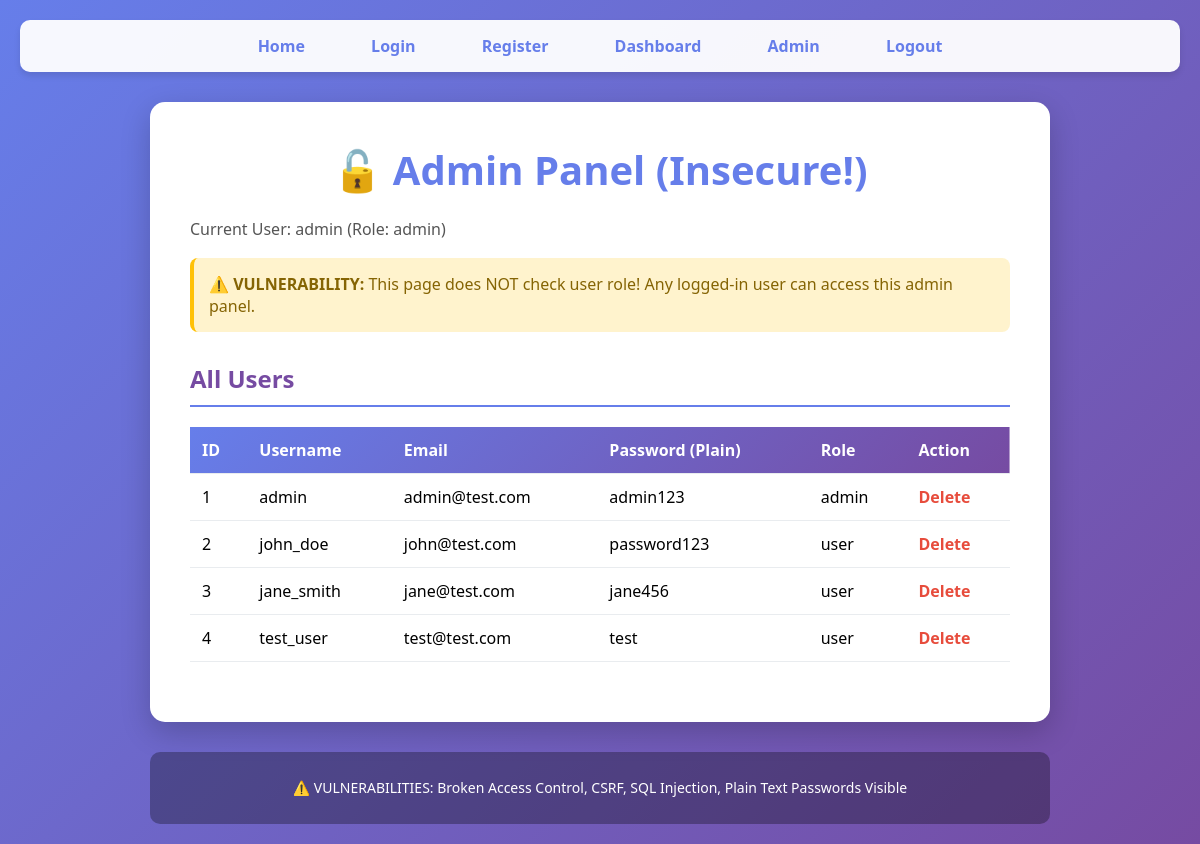
/admin.php (signed in), run on the app's committed database.
### tables this page shows
CREATE TABLE users (
    id INT AUTO_INCREMENT PRIMARY KEY,
    username VARCHAR(100),
    email VARCHAR(100),
    password VARCHAR(100),
    role VARCHAR(20)
);

### admin.php (the view, shortened to what this page needs)
<?php
require_once 'db.php';
$query = "SELECT * FROM users ORDER BY id";
$result = mysqli_query($conn, $query);
?>
<!DOCTYPE html>
<html>
<head>
    <link rel="stylesheet" href="css/style.css">
</head>
<body>
    <nav>
        <a href="index.php">Home</a>
        <a href="login.php">Login</a>
        <a href="register.php">Register</a>
        <a href="dashboard.php">Dashboard</a>
        <a href="admin.php">Admin</a>
        <a href="logout.php">Logout</a>
    </nav>
    <div class="container">
        <h1>🔓 Admin Panel (Insecure!)</h1>
        <p>Current User: <?php echo $_SESSION['username']; ?> (Role: <?php echo $_SESSION['role']; ?>)</p>
        <div class="warning">
            <strong>⚠️ VULNERABILITY:</strong> This page does NOT check user role!
            Any logged-in user can access this admin panel.
        </div>
        <h2>All Users</h2>
        <table>
            <thead>
                <tr>
                    <th>ID</th>
                    <th>Username</th>
                    <th>Email</th>
                    <th>Password (Plain)</th>
                    <th>Role</th>
                    <th>Action</th>
                </tr>
            </thead>
            <tbody>
                <?php while ($user = mysqli_fetch_assoc($result)): ?>
                <tr>
                    <td><?php echo $user['id']; ?></td>
                    <td><?php echo $user['username']; ?></td>
                    <td><?php echo $user['email']; ?></td>
                    <td><?php echo $user['password']; ?></td>
                    <td><?php echo $user['role']; ?></td>
                    <td>
                        <a href="admin.php?delete=<?php echo $user['id']; ?>"
                           onclick="return confirm('Delete this user?')">Delete</a>
                    </td>
                </tr>
                <?php endwhile; ?>
            </tbody>
        </table>
    </div>
    <footer>
        <p>⚠️ VULNERABILITIES: Broken Access Control, CSRF, SQL Injection, Plain Text Passwords Visible</p>
    </footer>
</body>
</html>

### css/style.css (style rules this page uses)
* { margin: 0; padding: 0; box-sizing: border-box; }
body { font-family: 'Segoe UI', Tahoma, Geneva, Verdana, sans-serif; background: linear-gradient(135deg, #667eea 0%, #764ba2 100%); min-height: 100vh; padding: 20px; }
nav { background: rgba(255, 255, 255, 0.95); padding: 15px 30px; border-radius: 10px; margin-bottom: 30px; box-shadow: 0 4px 6px rgba(0, 0, 0, 0.1); text-align: center; }
nav a { text-decoration: none; color: #667eea; font-weight: 600; margin: 0 15px; padding: 8px 16px; border-radius: 5px; transition: all 0.3s ease; }
.container { max-width: 900px; margin: 0 auto; background: white; padding: 40px; border-radius: 15px; box-shadow: 0 10px 30px rgba(0, 0, 0, 0.2); }
h1 { color: #667eea; margin-bottom: 20px; text-align: center; font-size: 2.5em; }
h2 { color: #764ba2; margin: 30px 0 15px 0; border-bottom: 2px solid #667eea; padding-bottom: 10px; }
p { line-height: 1.6; color: #555; margin-bottom: 15px; }
.warning { background: #fff3cd; color: #856404; padding: 15px; border-radius: 8px; border-left: 4px solid #ffc107; margin-bottom: 20px; font-weight: 500; }
table { width: 100%; border-collapse: collapse; margin: 20px 0; background: white; }
table thead { background: linear-gradient(135deg, #667eea 0%, #764ba2 100%); color: white; }
table th, table td { padding: 12px; text-align: left; border-bottom: 1px solid #e9ecef; }
table th { font-weight: 600; }
table a { color: #e74c3c; text-decoration: none; font-weight: 600; }
footer { max-width: 900px; margin: 30px auto 0; text-align: center; color: white; background: rgba(0, 0, 0, 0.3); padding: 20px; border-radius: 10px; }
footer p { color: white; margin: 5px 0; font-size: 14px; }
a { color: #667eea; transition: color 0.2s; }

### data on the page
users: id "1", username "admin", email "admin@test.com", password "admin123", role "admin"
users: id "2", username "john_doe", email "john@test.com", password "password123", role "user"
users: id "3", username "jane_smith", email "jane@test.com", password "jane456", role "user"
users: id "4", username "test_user", email "test@test.com", password "test", role "user"

### other printed values
$_SESSION['username'] "admin"
$_SESSION['role'] "admin"
